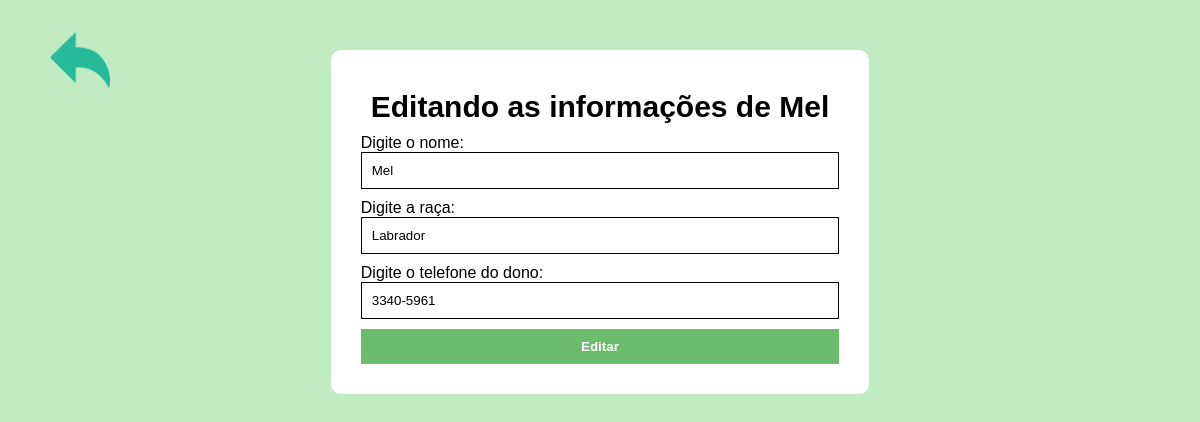
The page /editarAnimal.php?id=1 on the database its author committed.
### tables this page shows
CREATE TABLE `animal` (
  `id` int(11) NOT NULL,
  `nome` varchar(255) NOT NULL,
  `raca` varchar(255) NOT NULL,
  `teldono` char(11) NOT NULL,
  `datacadastro` datetime NOT NULL
);

### model/animal.php (called while the page is built, shortened)
<?php
class Animal
{
    public static function getAnimalById($id)
    {
        try {
            $conexao = Conexao::getConexao();
            $stmt = $conexao->prepare(
                "SELECT * FROM animal WHERE id = ?"
            );
            $stmt->execute([$id]);
            return $stmt->fetchAll()[0];
        } catch (Exception $e) {
            echo $e->getMessage();
            exit;
        }
    }
}

### editarAnimal.php (the view, shortened to what this page needs)
<!DOCTYPE html>
<html lang="en">
<head>
    <link rel="stylesheet" href="./css/index.css">
</head>
<body>
    <a href="index.php" class="voltar">
        <img src="./img/voltar.png" alt="voltar">
    </a>
    <?php
    require_once "model/animal.php";
    $animal = null;
    if (isMetodo("GET")) {
        if (parametrosValidos($_GET, ["id"])) {
            $id = $_GET["id"];
            if (Animal::existeId($id)) {
                $animal = Animal::getAnimalById($id);
            } else {
                echo "<h1>Este animal não existe</h1>";
                echo "<a href='index.php'>Voltar para a tela inicial</a>";
                die;
            }
        } else {
            echo "<h1>Você deve dizer qual é o animal a ser editado</h1>";
            echo "<a href='index.php'>Voltar...</a>";
            die;
        }
    }
    ?>
    <form method="POST">
        <h1>Editando as informações de <?= $animal["nome"] ?></h1>
        <p>Digite o nome:</p>
        <input type="text" name="nome" value="<?= $animal["nome"] ?>" required>
        <p>Digite a raça:</p>
        <input type="text" name="raca" value="<?= $animal["raca"] ?>" required>
        <p>Digite o telefone do dono: </p>
        <input type="text" name="teldono" value="<?= $animal["teldono"] ?>" required>
        <br>
        <button>Editar</button>
    </form>
</body>
</html>

### css/index.css (style rules this page uses)
* { margin: 0; padding: 0; font-family: 'Candara', sans-serif; box-sizing: border-box; }
body { background-color: rgb(193, 236, 195); display: flex; width: 100%; min-height: 100vh; overflow-y: auto; justify-content: center; }
form { background-color: white; border-radius: 10px; padding: 30px; margin: 50px 0; height: min-content; }
form h1 { margin: 10px; }
form input, form select { width: 100%; padding: 10px 10px; border: 1px solid black; margin-bottom: 10px; }
form button { background-color: #6dbb6d; color: white; font-weight: bold; width: 100%; padding: 10px 0; border: 0; transition: 0.5s; }
h1 { font-size: 30px; margin: 20px auto; text-align: center; color:#000000; }
.voltar { position: fixed; top: 30px; left: 50px; transition: 0.5s; text-decoration: none; }
.voltar img { height: 60px; width: 60px; }

### rows shown on the page
animal: nome "Mel", raca "Labrador", teldono "3340-5961"
